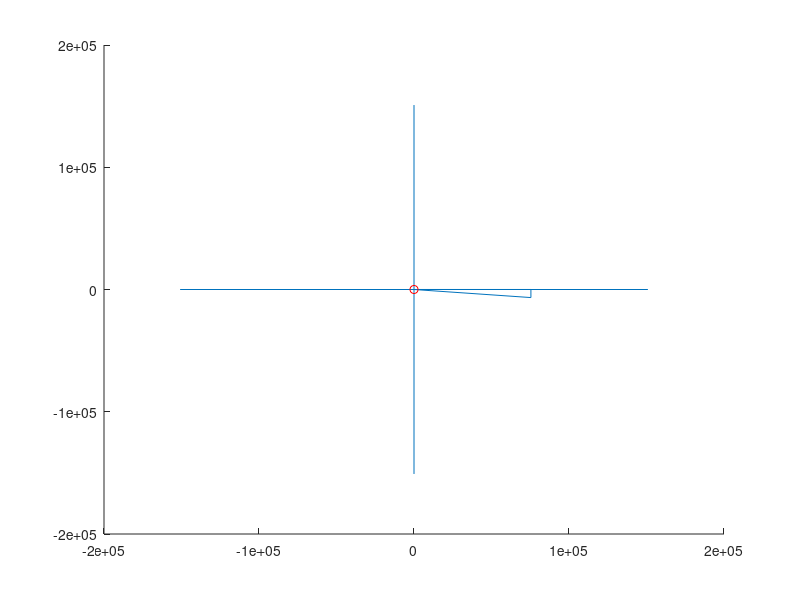

The MATLAB source for this figure:
clear all;	
fprintf ('\nEnter Line data:\n\n');
Line_length=input ('Enter the Line length in km = ');
X1=input('Enter the Positive seq reactance reach of line in ohm/km, X1 = ');
R1=input('Enter the Positive seq resistance reach of line in ohm/km,R1 = ');
X0=input('Enter the Zero seq reactance reach of line in ohm/km, X0 = ');
R0=input('Enter the Zero seq resistance of line in ohm/km, R0 = ');
Rtw=input('Enter the tower foot resistance in ohms = ');
Arc_l=input ('Enter the value of Arc length in meter for calculating Rarc = ');
Min_If=input('Enter the minimum Ph-Ph fault current for calc Rarc = ');
Fault_feed=input ('Enter the fault feed= 1 or 2. 1 for single end, 2 for both end, = ');
CT_pri=input ('Enter the Primary CT ratio current in A = ');
CT_sec=input('Enter the Secondary CT ratio current in A = ');
VT_pri=input('Enter the Primary VT ratio Voltage in kV = ');
VT_sec=input('Enter the Secondary VT ratio Voltage in V = ');
ArgDir=input ('Enter the +ve angle of blinder in 4th quadrant for forward direction = ');
ArgNegDir=input('Enter the +ve angle of blinder in 2nd quadrant for forward direction = ');
Rf=input('Enter the Fault resistive reach in ohms, Rf = ');
Xf=input('Enter the Fault reactive reach in ohms, Xf = ');
VT_primary=VT_pri*10^3;
Rarc=(28707*Arc_l)/(Min_If^1.4);
RFPE=(Rtw+Rarc)*Fault_feed;
RFPP=Rarc*Fault_feed;
QAng=(ArgNegDir-90);
% CTR/PTR ratio
CVR=(CT_pri/CT_sec)*(VT_sec/(VT_primary));
%calculation for Ph-Earth fault Zone-1 considering 80% of total length of the %line ;
X1PE=Line_length*X1*0.8;
R1PE=Line_length*R1*0.8;
X0PE=Line_length*X0*0.8;
R0PE=Line_length*R0*0.8;
Xn=(X0PE-X1PE)/3;
Rn=(R0PE-R1PE)/3;
% for line impedance Phase to Earth loop
XPE=X1*Line_length+(((X0-X1)*Line_length)/3);
RPE=R1*Line_length+(((R0-R1) *Line_length)/3);
Zf=(Rf+i*Xf);
ZPE=RPE+i*XPE;
%Zb=(R1PE+Rn)+i*(X1PE+Xn);
theta=(atan((XPE)/(RPE)));
Iinj=(VT_primary/sqrt(3))/(abs(Zf));
Rb=Xf/tan(theta);
Zb=Rb+i*Xf;
Dis=Zb/ZPE;
fprintf('\n\nResult: \n\n');
fprintf('The L-E voltage in Primary is %6.2fkV at an angle %6.2fdeg \n The fault current in Primary is %6.2fA \n',VT_pri/sqrt(3),angle(Zf)*180/pi,Iinj')
fprintf('The Distance to Fault is %5.3fkm \n',Dis*Line_length)
%Test kit secondary value
fprintf('The value of Zf in Primary is %6.2f at an angle %6.2fdeg \n',abs(Zf),angle(Zf)*180/pi)
% For quadrant graph  ;
x11=RFPE;
x21=RFPE;
x31=RFPE+R1PE+Rn;
x41=-(tan(QAng*pi/180)*(X1PE+Xn));
y11=-(tan(ArgDir*pi/180)*(RFPE));
y21=0;
y31=X1PE+Xn;
y41=X1PE+Xn;
y51=0;
RD=[0,x11,x21,x31,x41,0];
XD=[0,y11,y21,y31,y41,y51];
line(RD,XD);hold on;
x111=[-x31*2, x31*2];
y111=[0,0];
line(x111,y111);hold on;
y112=[-x31*2, x31*2];
x112=[0,0];
line(x112,y112);hold on;
Zero=0;
A21=90;
A41=180;
fprintf('The value of each Cartesian R for Testkit     R1  =%6.2f R2  =%6.2f R3  =%6.2f R4  =%6.2f R5  =%6.2f \n',Zero,x11,x11,Zero,Zero');
fprintf ('The value of each Cartesian X for Test kit     X1 =%6.2f X2 =%6.2f X3 =%6.2f X4 =%6.2f X5 =%6.2f \n', Zero, Zero, Zero, y41, Zero);
fprintf('The value of each Cartesian Angle for Test kit Ang1=%6.2f Ang2=%6.2f Ang3=%6.2f Ang4=%6.2f Ang5=%6.2f \n',-ArgDir,A21,theta*180/pi,A41,(ArgNegDir-A41));
plot(Rf,Xf,'ro')
